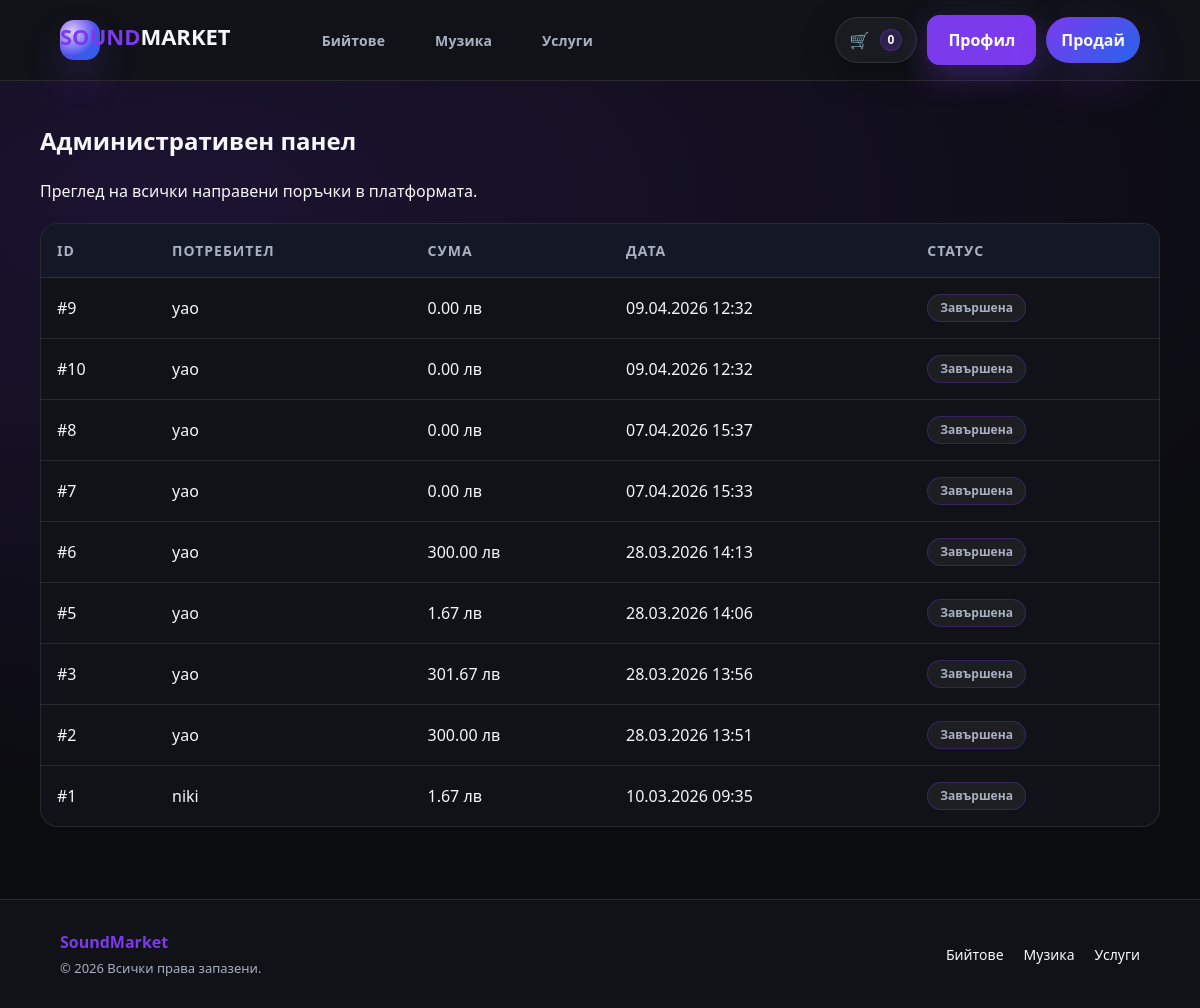
Screenshot of /soundmarket/admin.php (signed in) with the database file from the repository.
### tables this page shows
CREATE TABLE `orders` (
  `id` int(11) NOT NULL,
  `user_id` int(11) NOT NULL,
  `product_id` int(11) NOT NULL,
  `total_bgn` int(11) NOT NULL,
  `status` enum('created','paid','delivered','cancelled') NOT NULL DEFAULT 'created',
  `created_at` timestamp NOT NULL DEFAULT current_timestamp()
);

CREATE TABLE `users` (
  `id` int(11) NOT NULL,
  `username` varchar(50) NOT NULL,
  `email` varchar(120) NOT NULL,
  `password_hash` varchar(255) NOT NULL,
  `created_at` timestamp NOT NULL DEFAULT current_timestamp()
);

### soundmarket/inc/db.php (called while the page is built, shortened)
<?php
function db(): PDO {
  static $pdo = null;
  if ($pdo) return $pdo;
  $dsn = 'mysql:host=' . DB_HOST . ';dbname=' . DB_NAME . ';charset=utf8mb4';
  $pdo = new PDO($dsn, DB_USER, DB_PASS, [
    PDO::ATTR_ERRMODE => PDO::ERRMODE_EXCEPTION,
    PDO::ATTR_DEFAULT_FETCH_MODE => PDO::FETCH_ASSOC,
  ]);
  return $pdo;
}

### soundmarket/inc/functions.php (called while the page is built, shortened)
<?php
function h(string $s): string {
  return htmlspecialchars($s, ENT_QUOTES, 'UTF-8');
}
function format_bgn(int $st): string {
  return number_format($st / 100, 2, '.', '') . ' лв';
}

### soundmarket/admin.php (the view, shortened to what this page needs)
<?php
require_once __DIR__ . '/inc/db.php';
require_once __DIR__ . '/inc/functions.php';
$stmt = db()->prepare("
    SELECT o.*, u.username
    FROM orders o
    JOIN users u ON o.user_id = u.id
    ORDER BY o.created_at DESC
");
$stmt->execute();
$all_orders = $stmt->fetchAll();
require __DIR__ . '/inc/header.php';
?>
<div class="container" style="padding: 22px 0;">
    <h2>Административен панел</h2>
    <p>Преглед на всички направени поръчки в платформата.</p>
    <table class="table">
    <thead>
        <tr>
            <th>ID</th>
            <th>Потребител</th>
            <th>Сума</th>
            <th>Дата</th>
            <th>Статус</th>
        </tr>
    </thead>
    <tbody>
        <?php foreach ($all_orders as $o): ?>
        <tr>
            <td>#<?= $o['id'] ?></td>
            <td><?= h($o['username']) ?></td>
            <td><?= format_bgn((int)$o['total_bgn']) ?></td>
            <td><?= date('d.m.Y H:i', strtotime($o['created_at'])) ?></td>
            <td><span class="pill">Завършена</span></td>
        </tr>
        <?php endforeach; ?>
    </tbody>
</table>
</div>
<?php require __DIR__ . '/inc/footer.php'; ?>

### soundmarket/assets/css/style.css (style rules this page uses)
:root { --bg: #0b0c10; --surface: #101217; --surface-2: #141826; --text: #f6f7fb; --muted: #a8b0c2; --border: rgba(255,255,255,.10); --brand: #7c3aed; --brand2: #2563eb; --radius: 18px; --shadow: 0 18px 60px rgba(0,0,0,.45); --shadowSoft: 0 10px 32px rgba(0,0,0,.35); --container: 1120px; }
* { box-sizing:border-box; }
html,body { height:100%; }
body { margin:0; font-family: ui-sans-serif, system-ui, -apple-system, Segoe UI, Roboto, Arial; background: radial-gradient(1200px 600px at 15% 20%, rgba(124,58,237,.15), rgba(0,0,0,0)), radial-gradient(900px 500px at 85% 30%, rgba(37,99,235,.12), rgba(0,0,0,0)), var(--bg); color: var(--text); line-height: 1.5; }
.container { width: min(var(--container), calc(100% - 32px)); margin-inline: auto; }
.pill { display:inline-flex; padding: 6px 10px; border-radius: 999px; border: 1px solid rgba(255,255,255,.12); background: rgba(255,255,255,.04); color: rgba(246,247,251,.70); font-weight: 900; font-size: 12px; }
body { background: radial-gradient(900px 500px at 20% 10%, rgba(124,58,237,.18), transparent 60%), radial-gradient(800px 500px at 90% 30%, rgba(37,99,235,.15), transparent 60%), linear-gradient(180deg, #0b0c14 0%, #0d0f1a 60%, #0b0c14 100%); }
.table { width: 100%; border-collapse: separate; border-spacing: 0; margin: 20px 0; background: var(--surface); border-radius: var(--radius); overflow: hidden; border: 1px solid var(--border); }
.table th, .table td { padding: 16px; text-align: left; border-bottom: 1px solid var(--border); }
.table th { background: var(--surface-2); color: var(--muted); font-size: 14px; text-transform: uppercase; letter-spacing: 1px; }
.table tr:last-child td { border-bottom: none; }
.pill { display: inline-block; padding: 4px 12px; border-radius: 20px; font-size: 12px; font-weight: 600; background: rgba(124, 58, 237, 0.2); color: #a5b4fc; border: 1px solid rgba(124, 58, 237, 0.3); }
:root { --bg: #0b0c10; --surface: #101217; --surface-2: #141826; --text: #f6f7fb; --muted: #a8b0c2; --border: rgba(255, 255, 255, .10); --brand: #7c3aed; --brand-hover: #6d28d9; --radius: 18px; --shadowSoft: 0 10px 32px rgba(0, 0, 0, .35); }
* { box-sizing: border-box; }
html, body { height: 100%; margin: 0; }
body { display: flex; flex-direction: column; min-height: 100vh; font-family: ui-sans-serif, system-ui, -apple-system, sans-serif; background: radial-gradient(1200px 600px at 15% 20%, rgba(124, 58, 237, .15), rgba(0, 0, 0, 0)), var(--bg); color: var(--text); }
.container { max-width: 1120px; margin: 0 auto; padding: 0 20px; }
.pill { background: rgba(255,255,255,0.05); padding: 4px 12px; border-radius: 20px; font-size: 12px; color: var(--muted); }

### rows the page displays
orders: id "9", user.username "yao", total_bgn "0.00 лв", created_at "09.04.2026 12:32"
orders: id "10", user.username "yao", total_bgn "0.00 лв", created_at "09.04.2026 12:32"
orders: id "8", user.username "yao", total_bgn "0.00 лв", created_at "07.04.2026 15:37"
orders: id "7", user.username "yao", total_bgn "0.00 лв", created_at "07.04.2026 15:33"
orders: id "6", user.username "yao", total_bgn "300.00 лв", created_at "28.03.2026 14:13"
orders: id "5", user.username "yao", total_bgn "1.67 лв", created_at "28.03.2026 14:06"
orders: id "3", user.username "yao", total_bgn "301.67 лв", created_at "28.03.2026 13:56"
orders: id "2", user.username "yao", total_bgn "300.00 лв", created_at "28.03.2026 13:51"
orders: id "1", user.username "niki", total_bgn "1.67 лв", created_at "10.03.2026 09:35"

### other values shown
$cartCount "0"
APP_NAME "SoundMarket"
